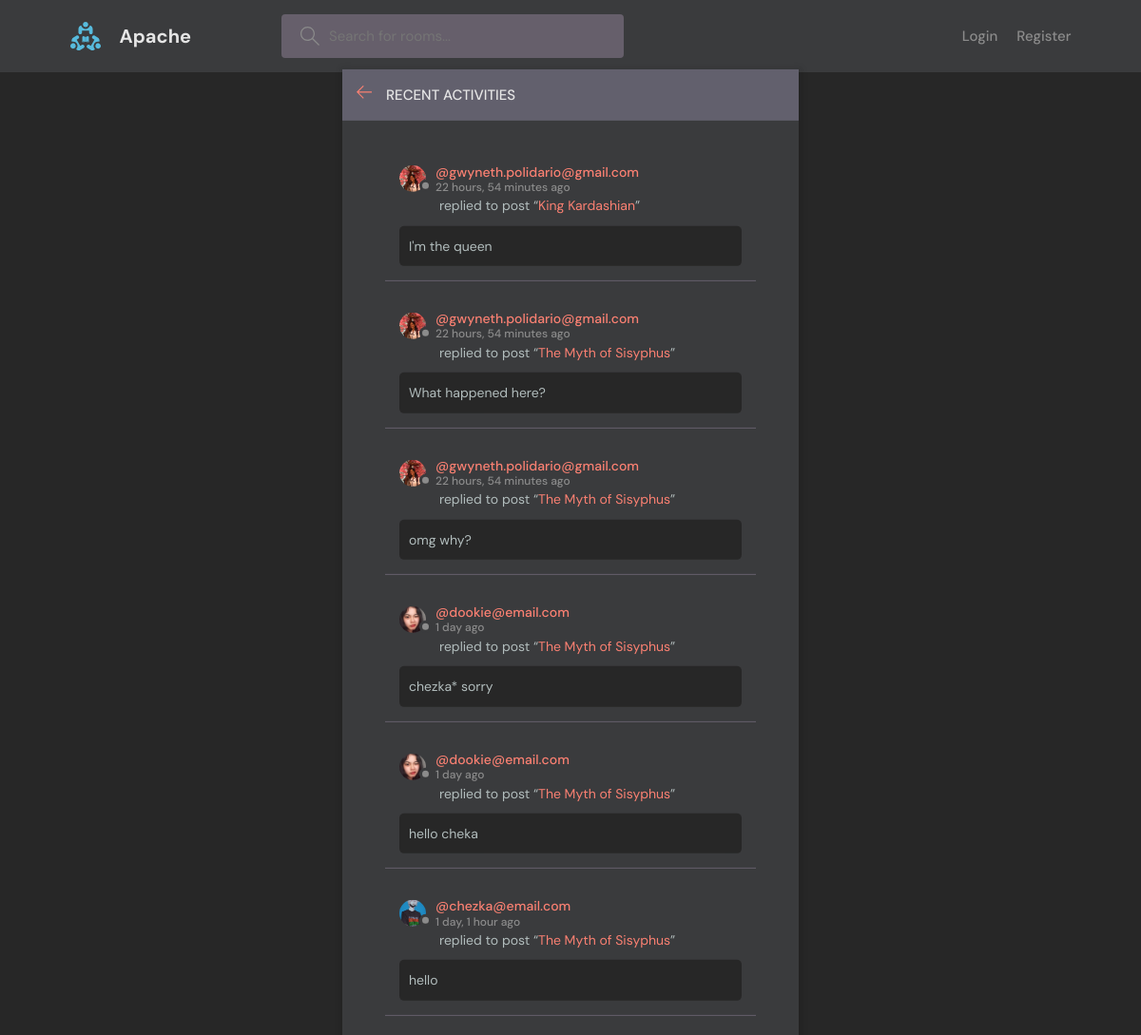
The page /activity/ on the database its author committed.
### main/models.py (models this page shows, shortened)
class Message(models.Model):
    user = models.ForeignKey(User, on_delete=models.CASCADE)
    room = models.ForeignKey(Room, on_delete=models.CASCADE)
    body = models.TextField()
    updated = models.DateTimeField(auto_now=True)
    created = models.DateTimeField(auto_now_add=True)
    class Meta:
        ordering = ["-updated", "-created"]

class User(AbstractUser):
    name = models.CharField(max_length=200, null=True)
    email = models.EmailField(unique= True, null=True)
    bio = models.TextField(null=True)
    avatar = models.ImageField(null=True, default='avatar.svg')
    USERNAME_FIELD = 'email'
    REQUIRED_FIELDS = []

class Room(models.Model):
    host = models.ForeignKey(User, on_delete=models.SET_NULL, null=True)
    topic = models.ForeignKey(Topic, on_delete=models.SET_NULL, null=True)
    name = models.CharField(max_length=200)
    description = models.TextField(null=True, blank=True)
    participants = models.ManyToManyField(User, related_name="participants", blank=True)
    updated = models.DateTimeField(auto_now=True)
    created = models.DateTimeField(auto_now_add=True)
    class Meta:
        ordering = ["-updated", "-created"]
    def __str__(self):
        return self.name

### main/views.py (the view)
# urls.py: path("activity/", views.activityPage, name="activity"),
def activityPage(request):
    room_messages = Message.objects.all()
    return render(request, "base/activity.html", {"room_messages": room_messages})

### main/templates/base/activity.html (shortened to what this page needs)
{% extends 'main.html' %}
{% block content %}
<main class="layout">
  <div class="container">
    <div class="layout__box">
      <div class="layout__boxHeader">
        <div class="layout__boxTitle">
          <a href="{% url 'home' %}">
            <svg version="1.1" xmlns="http://www.w3.org/2000/svg" width="32" height="32" viewBox="0 0 32 32">
              <title>arrow-left</title>
              <path
                d="M13.723 2.286l-13.723 13.714 13.719 13.714 1.616-1.611-10.96-10.96h27.625v-2.286h-27.625l10.965-10.965-1.616-1.607z"
              ></path>
            </svg>
          </a>
          <h3>Recent Activities</h3>
        </div>
      </div>
      <div class="activities-page layout__body">
        {% for message in room_messages %}
        <div class="activities__box">
          <div class="activities__boxHeader roomListRoom__header">
            <a href="{% url 'user-profile' message.user.id %}" class="roomListRoom__author">
              <div class="avatar avatar--small">
                <img src="{{message.user.avatar.url}}" />
              </div>
              <p>
                @{{message.user}}
                <span>{{message.created|timesince}} ago</span>
              </p>
            </a>
          </div>
          <div class="activities__boxContent">
            <p>
              replied to post “<a href="{% url 'room' message.room.id %}">{{message.room}}</a>”
            </p>
            <div class="activities__boxRoomContent">
              {{message.body}}
            </div>
          </div>
        </div>
        {% endfor %}
      </div>
    </div>
  </div>
</main>
{% endblock content %}

### static/styles/main.css (style rules this page uses)
:root { --color-primary: salmon; --color-primary-light: #fbf6e1; --color-dark: #3a3b3d; --color-dark-medium: #665f6b; --color-dark-light: #62606d; --color-light: #e5e5e5; --color-gray: #8b8b8b; --color-light-gray: #b2bdbd; --color-bg: #272727; --color-success: #5dd693; --color-error: #fc4b0b; }
* { font-family: 'DM Sans', -apple-system, BlinkMacSystemFont, 'Segoe UI', Roboto, Oxygen, Ubuntu, Cantarell, 'Open Sans', 'Helvetica Neue', sans-serif; margin: 0; padding: 0; box-sizing: border-box; text-rendering: optimizeLegibility; font-size: inherit; }
html { font-size: 56.25%; }
@media only screen and (min-width: 1200px) { html { font-size: 62.5%; } }
body { line-height: 1.6; font-weight: 400; font-size: 1.5rem; color: var(--color-light-gray); background-color: var(--color-bg); min-height: 100vh; }
img { width: 100%; }
a { display: inline-block; color: var(--color-primary); text-decoration: none; }
.container { max-width: 120rem; width: 90%; margin: auto; }
.avatar { position: relative; display: inline-block; border-radius: 50%; }
.avatar img { display: block; border-radius: 50%; object-fit: cover; object-position: center; }
.avatar::after { content: ''; display: block; position: absolute; background-color: var(--color-gray); z-index: 111; border-radius: 50%; border: 0.3rem solid var(--color-dark); }
.avatar.avatar--small img { width: 2.8rem; height: 2.8rem; }
.avatar.avatar--small:after { width: 0.7rem; height: 0.7rem; bottom: 0px; right: -6px; }
.layout { margin-top: 2.4rem; }
.layout > .container { display: flex; justify-content: space-between; align-items: flex-start; }
.layout__box { width: 90%; max-width: 48rem; min-height: 40rem; position: absolute; top: 50%; left: 50%; transform: translate(-50%, -46%); background-color: var(--color-dark); box-shadow: 1px 1px 6px 3px rgba(0, 0, 0, 0.1); overflow: hidden; }
.layout__boxHeader { display: flex; padding: 1.5rem; background-color: var(--color-dark-light); }
.layout__boxTitle { display: flex; gap: 1.5rem; align-items: center; }
.layout__boxTitle h3 { text-transform: uppercase; font-weight: 500; color: var(--color-light); }
.layout__boxTitle svg { width: 1.6rem; height: 1.6rem; fill: var(--color-primary); }
.layout__body { margin: 3rem; }
.roomListRoom__header { display: flex; justify-content: space-between; align-items: center; }
.roomListRoom__author { font-weight: 500; display: flex; align-items: center; gap: 1rem; }
.activities__box { margin: 1.5rem; padding: 1.5rem; border-bottom: 1px solid var(--color-dark-medium); }
.activities__boxHeader p { font-size: 1.4rem; line-height: 1.3; }
.activities__boxHeader p span { color: var(--color-gray); font-size: 1.2rem; display: block; }
.activities__boxContent { margin-left: 4.2rem; }
.activities__boxContent { font-size: 1.4rem; }
.activities__boxRoomContent { background: var(--color-bg); padding: 1rem; border-radius: 5px; margin-top: 1rem; margin-left: -4.2rem; }

### rows shown on the page
Message: user.avatar (picture), user "gwyneth.polidario@gmail.com", created "22 hours, 54 minutes", room "King Kardashian", body "I'm the queen"
Message: user.avatar (picture), user "gwyneth.polidario@gmail.com", created "22 hours, 54 minutes", room "The Myth of Sisyphus", body "What happened here?"
Message: user.avatar (picture), user "gwyneth.polidario@gmail.com", created "22 hours, 54 minutes", room "The Myth of Sisyphus", body "omg why?"
Message: user.avatar (picture), user "dookie@email.com", created "1 day", room "The Myth of Sisyphus", body "chezka* sorry"
Message: user.avatar (picture), user "dookie@email.com", created "1 day", room "The Myth of Sisyphus", body "hello cheka"
Message: user.avatar (picture), user "chezka@email.com", created "1 day, 1 hour", room "The Myth of Sisyphus", body "hello"
